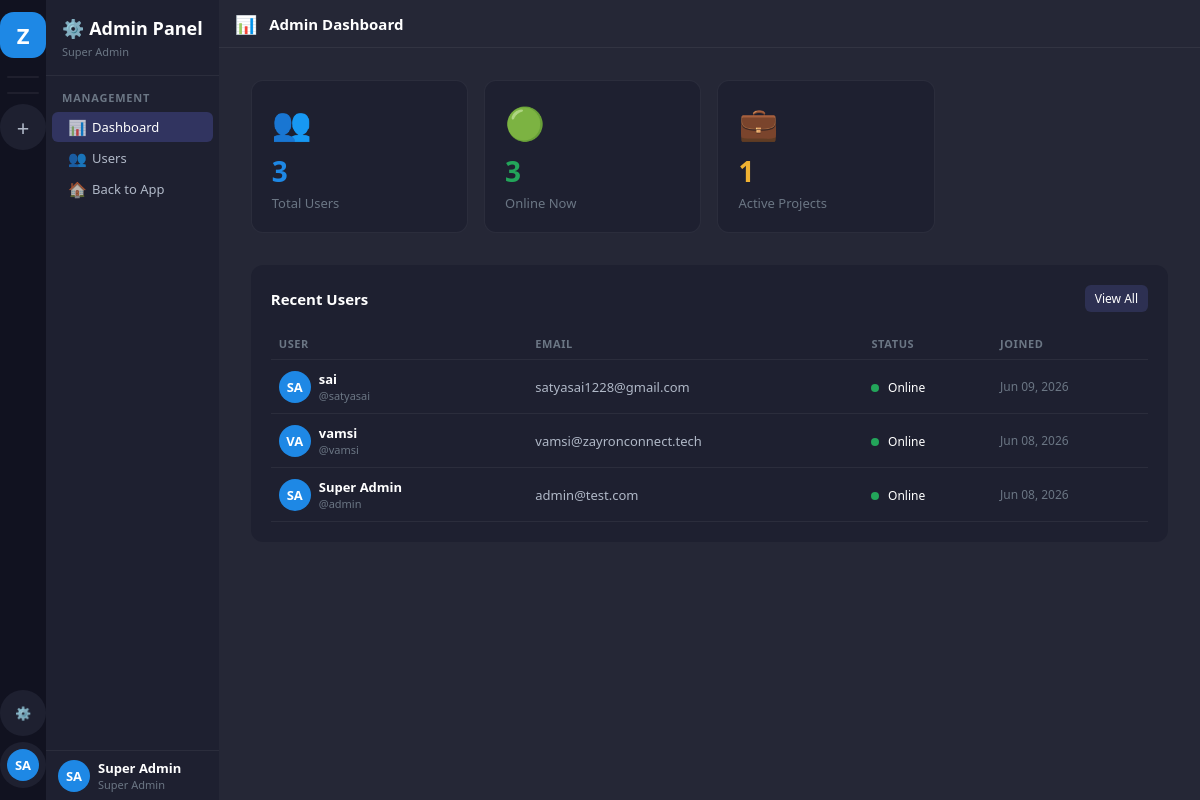
The page /admin-panel/ (signed in) on the database its author committed.
### accounts/models.py (models this page shows, shortened)
class User(AbstractUser):
    ROLE_CHOICES = [
        ('super_admin', 'Super Admin'),
        ('hr', 'HR'),
        ('employee', 'Employee'),
    ]
    STATUS_CHOICES = [
        ('online', 'Online'),
        ('offline', 'Offline'),
        ('busy', 'Busy'),
        ('away', 'Away'),
    ]
    display_name = models.CharField(max_length=100, blank=True)
    avatar = models.ImageField(upload_to='avatars/', null=True, blank=True)
    is_super_admin = models.BooleanField(default=False)  # Legacy, kept for compatibility
    role = models.CharField(max_length=20, default='employee', choices=ROLE_CHOICES)
    status = models.CharField(max_length=20, default='offline', choices=STATUS_CHOICES)
    bio = models.TextField(blank=True)
    phone = models.CharField(max_length=20, blank=True)
    created_by = models.ForeignKey('self', on_delete=models.SET_NULL, null=True, blank=True, related_name='created_users')
    class Meta:
        db_table = 'zc_users'
    def get_display_name(self):
        return self.display_name or self.get_full_name() or self.username
    def get_status_color(self):
        return {
            'online': '#23a55a',
            'offline': '#80848e',
            'busy': '#f23f43',
            'away': '#f0b232',
        }.get(self.status, '#80848e')
    def get_initials(self):
        name = self.get_display_name()
        parts = name.split()
        if len(parts) >= 2:
            return (parts[0][0] + parts[1][0]).upper()
        return name[:2].upper() if name else 'U'

### accounts/views.py (the view)
# urls.py: path('admin-panel/', views.admin_dashboard, name='admin_dashboard'),
@login_required
def admin_dashboard(request):
    if not (request.user.is_super_admin or request.user.is_staff):
        return redirect('dashboard')
    from workspace.models import Project
    context = {
        'total_users': User.objects.count(),
        'online_users': User.objects.filter(status='online').count(),
        'total_projects': Project.objects.filter(is_active=True).count(),
        'recent_users': User.objects.order_by('-date_joined')[:10],
        'all_projects': request.user.projects.filter(is_active=True),
    }
    return render(request, 'admin_panel/dashboard.html', context)

### templates/admin_panel/dashboard.html (shortened to what this page needs)
{% extends 'base.html' %}
{% block sidebar %}
<nav class="sidebar-channels">
  <div class="sc-header">
    <h2>⚙️ Admin Panel</h2>
    <p style="font-size:11px;color:var(--text-3)">Super Admin</p>
  </div>
  <div class="sc-body">
    <div class="sc-section">
      <div class="sc-section-title">Management</div>
      <a href="/admin-panel/" class="ch-item active">
        <span class="ch-icon">📊</span><span class="ch-name">Dashboard</span>
      </a>
      <a href="/admin-panel/users/" class="ch-item">
        <span class="ch-icon">👥</span><span class="ch-name">Users</span>
      </a>
      <a href="/dashboard/" class="ch-item">
        <span class="ch-icon">🏠</span><span class="ch-name">Back to App</span>
      </a>
    </div>
  </div>
  <div class="sc-userbar">
    <div class="avatar avatar-32" style="background:var(--accent)">{{ user.get_initials }}</div>
    <div style="flex:1;min-width:0"><div class="ub-name">{{ user.get_display_name }}</div><div class="ub-tag">Super Admin</div></div>
  </div>
</nav>
{% endblock %}
{% block content %}
<div class="content-header">
  <span class="ch-icon-lg">📊</span>
  <h3>Admin Dashboard</h3>
</div>
<div class="dashboard-content">
  <div style="display:grid;grid-template-columns:repeat(auto-fill,minmax(200px,1fr));gap:16px;margin-bottom:32px">
    <div style="background:var(--bg-sidebar-r);border-radius:12px;padding:20px;border:1px solid var(--border)">
      <div style="font-size:32px;margin-bottom:8px">👥</div>
      <div style="font-size:28px;font-weight:800;color:var(--accent)">{{ total_users }}</div>
      <div style="font-size:13px;color:var(--text-3);margin-top:4px">Total Users</div>
    </div>
    <div style="background:var(--bg-sidebar-r);border-radius:12px;padding:20px;border:1px solid var(--border)">
      <div style="font-size:32px;margin-bottom:8px">🟢</div>
      <div style="font-size:28px;font-weight:800;color:var(--success)">{{ online_users }}</div>
      <div style="font-size:13px;color:var(--text-3);margin-top:4px">Online Now</div>
    </div>
    <div style="background:var(--bg-sidebar-r);border-radius:12px;padding:20px;border:1px solid var(--border)">
      <div style="font-size:32px;margin-bottom:8px">💼</div>
      <div style="font-size:28px;font-weight:800;color:var(--warn)">{{ total_projects }}</div>
      <div style="font-size:13px;color:var(--text-3);margin-top:4px">Active Projects</div>
    </div>
  </div>
  <div style="background:var(--bg-sidebar-r);border-radius:12px;padding:20px">
    <div style="display:flex;align-items:center;justify-content:space-between;margin-bottom:16px">
      <h3 style="font-size:15px;font-weight:700">Recent Users</h3>
      <a href="/admin-panel/users/" class="btn btn-secondary btn-sm">View All</a>
    </div>
    <table style="width:100%;border-collapse:collapse">
      <thead>
        <tr style="border-bottom:1px solid var(--border)">
          <th style="text-align:left;padding:8px;font-size:11px;color:var(--text-3);text-transform:uppercase;letter-spacing:.6px">User</th>
          <th style="text-align:left;padding:8px;font-size:11px;color:var(--text-3);text-transform:uppercase;letter-spacing:.6px">Email</th>
          <th style="text-align:left;padding:8px;font-size:11px;color:var(--text-3);text-transform:uppercase;letter-spacing:.6px">Status</th>
          <th style="text-align:left;padding:8px;font-size:11px;color:var(--text-3);text-transform:uppercase;letter-spacing:.6px">Joined</th>
        </tr>
      </thead>
      <tbody>
        {% for u in recent_users %}
        <tr style="border-bottom:1px solid var(--border)">
          <td style="padding:10px 8px">
            <div style="display:flex;align-items:center;gap:8px">
              <div class="avatar avatar-32" style="background:var(--accent)">{{ u.get_initials }}</div>
              <div>
                <div style="font-size:13px;font-weight:600">{{ u.get_display_name }}</div>
                <div style="font-size:11px;color:var(--text-3)">@{{ u.username }}</div>
              </div>
            </div>
          </td>
          <td style="padding:10px 8px;font-size:13px;color:var(--text-2)">{{ u.email }}</td>
          <td style="padding:10px 8px">
            <span style="width:8px;height:8px;border-radius:50%;background:{{ u.get_status_color }};display:inline-block;margin-right:5px"></span>
            <span style="font-size:12px">{{ u.get_status_display }}</span>
          </td>
          <td style="padding:10px 8px;font-size:12px;color:var(--text-3)">{{ u.date_joined|date:"M d, Y" }}</td>
        </tr>
        {% endfor %}
      </tbody>
    </table>
  </div>
</div>
{% endblock %}

### templates/base.html (shortened to what this page needs)
<!DOCTYPE html>
<html lang="en">
<head>
<link rel="stylesheet" href="/static/css/main.css">
</head>
<body>
<div class="app-shell">
  <nav class="sidebar-projects" id="sidebar-projects">
    <a href="/dashboard/" class="sp-btn sp-logo" title="ZayronConnect">Z</a>
    <div class="sp-divider"></div>
    <div class="sp-divider"></div>
    <a href="/project/create/" class="sp-btn" title="New Project">
      <span style="font-size:22px;font-weight:300">+</span>
    </a>
    {% if user.is_super_admin or user.is_staff %}
    <a href="/admin-panel/" class="sp-btn" title="Admin Panel">
      ⚙️
    </a>
    {% endif %}
    <a href="/profile/" class="sp-btn" title="Profile">
      <div class="avatar avatar-32" style="background:var(--accent)">{{ user.get_initials }}</div>
    </a>
  </nav>
  {% block sidebar %}{% endblock %}
  <main class="main-content" id="main-content">
    {% block content %}{% endblock %}
  </main>
</div>
</body>
</html>

### rows shown on the page
User: get_initials "SA", get_display_name "Super Admin", username "admin", email "admin@test.com", status "Online", date_joined "Jun 08, 2026"
User: get_initials "SA", get_display_name "sai", username "satyasai", email "satyasai1228@gmail.com", status "Online", date_joined "Jun 09, 2026"
User: get_initials "VA", get_display_name "vamsi", username "vamsi", email "vamsi@zayronconnect.tech", status "Online", date_joined "Jun 08, 2026"

### other values the page prints
{{ total_users }} "3"
{{ online_users }} "3"
{{ total_projects }} "1"
